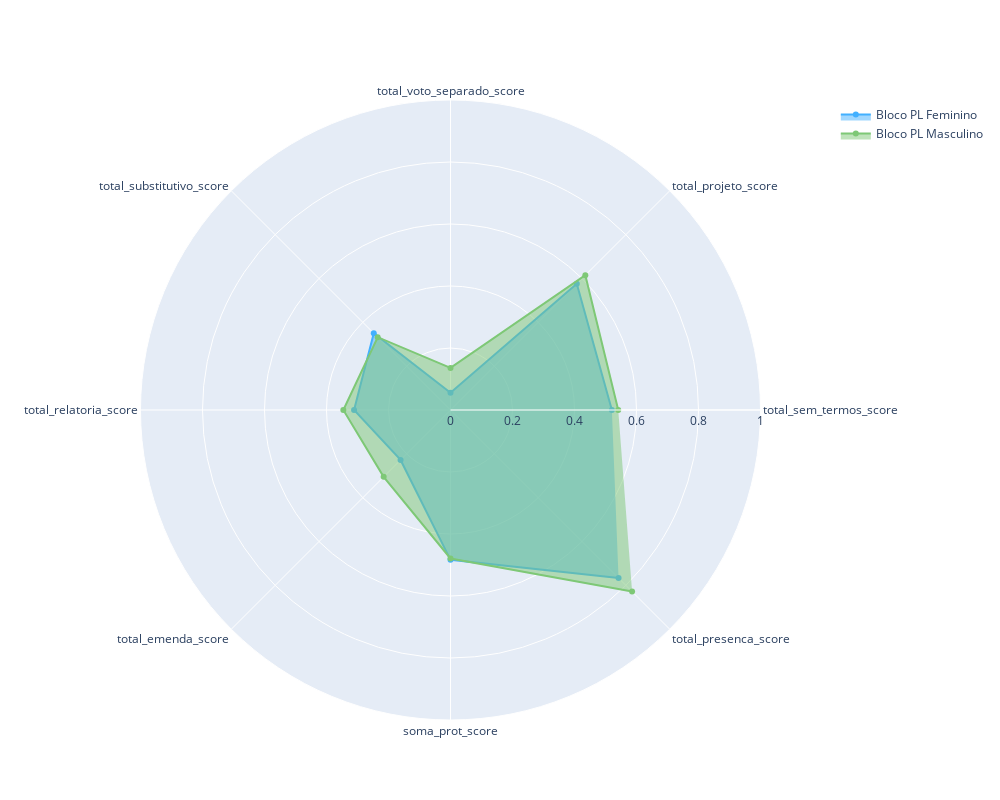

The notebook cell this image was saved under:
### Code cell
# Bloco PL
bloco_pl = indicadores[indicadores['bloco'] == 'PL']
bloco_pl_sexo = bloco_pl.groupby(['sexo']).mean().reset_index()

categories = ['total_sem_termos_score','total_projeto_score','total_voto_separado_score','total_substitutivo_score','total_relatoria_score','total_emenda_score','soma_prot_score','total_presenca_score']

color_map = {
    'Masculino': '#7EC876',
    'Feminino': '#42B0FF'
}

fig = go.Figure()

# Adicionar traces ao gráfico para cada combinação de bloco e sexo
for (sexo), group in bloco_pl_sexo.groupby(['sexo']):
    fig.add_trace(go.Scatterpolar(
        r=group[categories].values.flatten().tolist(),
        theta=categories,
        fill='toself',
        name=f'Bloco PL {sexo}',
        line_color=color_map[sexo],
    ))

# Customização do gráfico
fig.update_layout(
    polar=dict(
        radialaxis=dict(
            visible=True,
            range=[0, 1]  # ajuste conforme necessário
        )),
    showlegend=True,
    width=1000,  # Largura da figura
    height=800  # Altura da figura
)

# Salvando o gráfico
fig.show()

### Figure 1 — Plotly figure (JSON) as saved in the notebook; plotly's stock layout.template omitted (floating-point values rounded to 4 significant figures)
{"data": [{"fill": "toself", "line": {"color": "#42B0FF"}, "name": "Bloco PL Feminino", "r": [0.5206, 0.5761, 0.05556, 0.35, 0.3111, 0.2278, 0.4833, 0.7667], "theta": ["total_sem_termos_score", "total_projeto_score", "total_voto_separado_score", "total_substitutivo_score", "total_relatoria_score", "total_emenda_score", "soma_prot_score", "total_presenca_score"], "type": "scatterpolar"}, {"fill": "toself", "line": {"color": "#7EC876"}, "name": "Bloco PL Masculino", "r": [0.5411, 0.6151, 0.1358, 0.3321, 0.3457, 0.3049, 0.479, 0.8284], "theta": ["total_sem_termos_score", "total_projeto_score", "total_voto_separado_score", "total_substitutivo_score", "total_relatoria_score", "total_emenda_score", "soma_prot_score", "total_presenca_score"], "type": "scatterpolar"}], "layout": {"height": 800, "polar": {"angularaxis": {"type": "category"}, "radialaxis": {"autorange": false, "range": [0, 1], "type": "linear", "visible": true}}, "showlegend": true, "width": 1000}}
